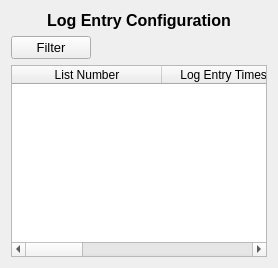
      <widget class="QWidget" name="LogEntryConfiguration">
       <property name="accessibleName">
        <string/>
       </property>
       <property name="page" stdset="0">
        <string/>
       </property>
       <attribute name="title">
        <string>Log Entry Config</string>
       </attribute>
       <layout class="QVBoxLayout" name="verticalLayout">
        <item>
         <widget class="QLabel" name="LogEntryLabel">
          <property name="font">
           <font>
            <pointsize>12</pointsize>
            <weight>75</weight>
            <bold>true</bold>
           </font>
          </property>
          <property name="text">
           <string>Log Entry Configuration</string>
          </property>
          <property name="alignment">
           <set>Qt::AlignHCenter|Qt::AlignTop</set>
          </property>
         </widget>
        </item>
        <item alignment="Qt::AlignLeft">
         <widget class="QPushButton" name="LogEntryFilterBut">
          <property name="font">
           <font>
            <pointsize>10</pointsize>
           </font>
          </property>
          <property name="text">
           <string>Filter</string>
          </property>
         </widget>
        </item>
        <item>
         <widget class="QTableWidget" name="LogEntryTable">
          <property name="sortingEnabled">
           <bool>true</bool>
          </property>
          <attribute name="horizontalHeaderCascadingSectionResizes">
           <bool>true</bool>
          </attribute>
          <attribute name="horizontalHeaderDefaultSectionSize">
           <number>150</number>
          </attribute>
          <attribute name="horizontalHeaderMinimumSectionSize">
           <number>40</number>
          </attribute>
          <attribute name="horizontalHeaderStretchLastSection">
           <bool>false</bool>
          </attribute>
          <attribute name="verticalHeaderCascadingSectionResizes">
           <bool>true</bool>
          </attribute>
          <attribute name="verticalHeaderDefaultSectionSize">
           <number>50</number>
          </attribute>
          <attribute name="verticalHeaderMinimumSectionSize">
           <number>40</number>
          </attribute>
          <column>
           <property name="text">
            <string>List Number</string>
           </property>
          </column>
          <column>
           <property name="text">
            <string>Log Entry Timestamp</string>
           </property>
          </column>
          <column>
           <property name="text">
            <string>Log Entry Event</string>
           </property>
          </column>
          <column>
           <property name="text">
            <string>Vector</string>
           </property>
          </column>
         </widget>
        </item>
       </layout>
      </widget>
